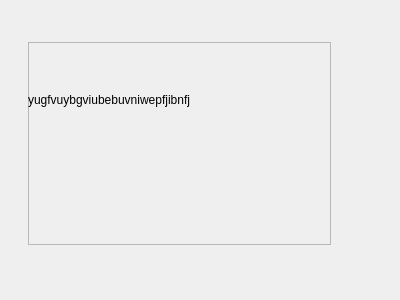
<?xml version="1.0" encoding="UTF-8"?>
<ui version="4.0">
 <class>addanime</class>
 <widget class="QWidget" name="addanime">
  <property name="geometry">
   <rect>
    <x>0</x>
    <y>0</y>
    <width>400</width>
    <height>300</height>
   </rect>
  </property>
  <property name="windowTitle">
   <string>Form</string>
  </property>
  <widget class="QFrame" name="frame">
   <property name="geometry">
    <rect>
     <x>28</x>
     <y>42</y>
     <width>303</width>
     <height>203</height>
    </rect>
   </property>
   <property name="frameShape">
    <enum>QFrame::StyledPanel</enum>
   </property>
   <property name="frameShadow">
    <enum>QFrame::Raised</enum>
   </property>
   <widget class="QLabel" name="label">
    <property name="geometry">
     <rect>
      <x>0</x>
      <y>8</y>
      <width>299</width>
      <height>99</height>
     </rect>
    </property>
    <property name="text">
     <string>yugfvuybgviubebuvniwepfjibnfj</string>
    </property>
   </widget>
  </widget>
 </widget>
 <resources/>
 <connections/>
</ui>
